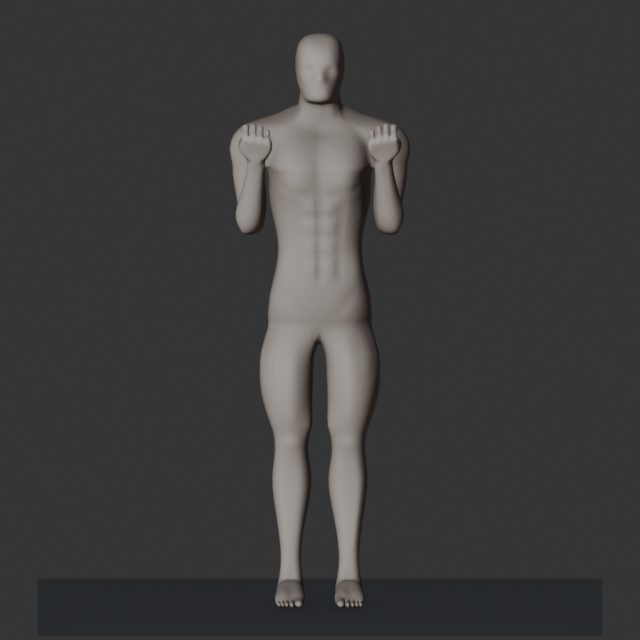
#> input picture ORIGINAL_V1_WORK/candidates/pose_review_r1/pose_curl_peak_front.jpg, 640 x 640 px, given in place of c6ee5aa2-image.png, which was not available
$ python abs_sheet.py out.png
#> lines starting #> are read from the running program, lines starting #| are printed output that depends on the picture; pictures that were not available may be replaced by others from this repository, and a replacement may not be noted
import sys
from PIL import Image, ImageDraw, ImageFont
F=ImageFont.truetype('/usr/share/fonts/truetype/dejavu/DejaVuSans-Bold.ttf',18)
U="/root/.claude/uploads/b0b01a8a-22fb-52cd-85ad-39c74496ecb2/"
W,H=600,700
def refc(path,top,bot,cx,f0,f1,wf):
#> called with top = 18, bot = 918, cx = 313, f0 = 0.55, f1 = 0.83, wf = 0.12
    im=Image.open(path).convert("RGB"); h=bot-top
#> in refc, im is the input picture: PIL image 640x640 RGB; mean R, G, B 60.7, 60.2, 59.9
    return im.crop((int(cx-wf*h),int(bot-f1*h),int(cx+wf*h),int(bot-f0*h))).resize((W,H))
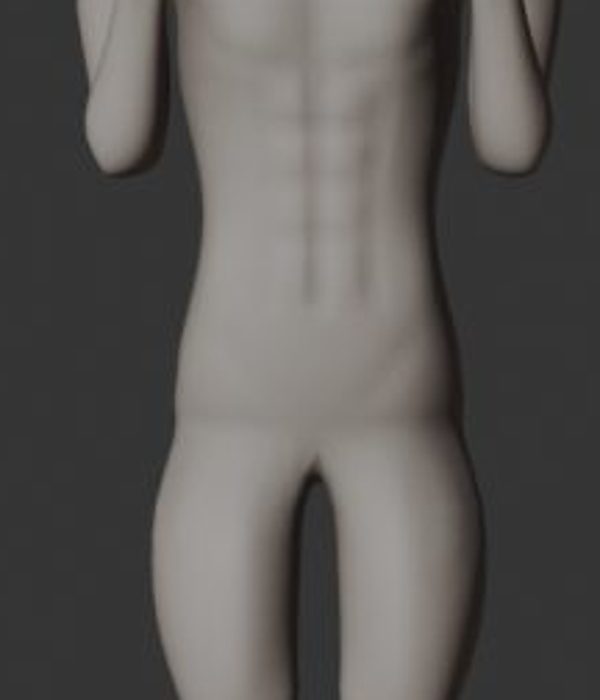
#> returned value: PIL image 600x700 RGB; mean R, G, B 90.6, 87.9, 85.5
def mod(p,f0,f1,wf):
    im=Image.open(p).convert("RGBA"); bg=Image.new("RGBA",im.size,(28,28,30,255)); bg.alpha_composite(im); bb=im.split()[3].getbbox(); h=bb[3]-bb[1]; cx=(bb[0]+bb[2])/2
    return bg.convert("RGB").crop((int(cx-wf*h),int(bb[3]-f1*h),int(cx+wf*h),int(bb[3]-f0*h))).resize((W,H))
out=sys.argv[1]; f0,f1,wf=0.55,0.83,0.12
ims=[(refc(U+"c6ee5aa2-image.png",18,918,313,f0,f1,wf),"Ref 1"),(refc(U+"6c6ff811-image.png",26,1296,436,f0,f1,wf),"Ref 2")]+[(mod(a.split("=")[0],f0,f1,wf),a.split("=")[1]) for a in sys.argv[2:]]
#> call 2 of refc, with top = 26, bot = 1296, cx = 436, f0 = 0.55, f1 = 0.83, wf = 0.12
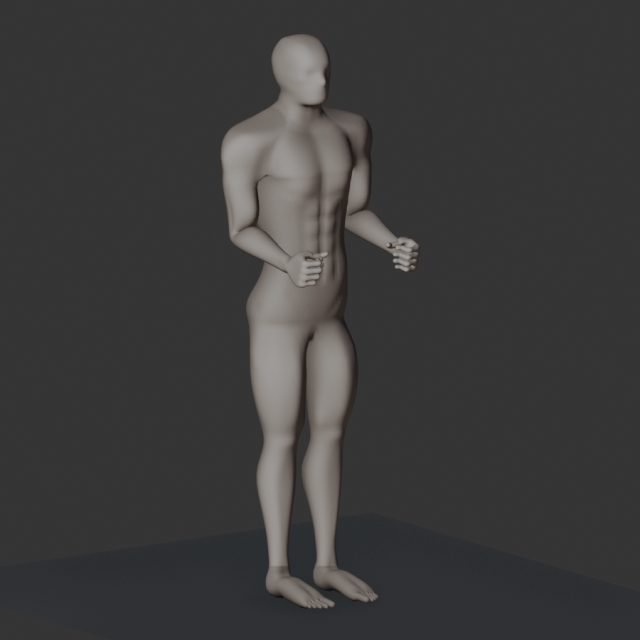
#> input picture ORIGINAL_V1_WORK/candidates/pose_review_r1/pose_grip_three_quarter.jpg, 640 x 640 px, given in place of 6c6ff811-image.png, which was not available
#> in refc, im is the input picture: PIL image 640x640 RGB; mean R, G, B 60.4, 59.8, 59.6
#> in refc (call 2), `return im.crop((int(cx-wf*h),int(bot-f1*h),int(cx+wf*h),int(bot-f0*h))..`:
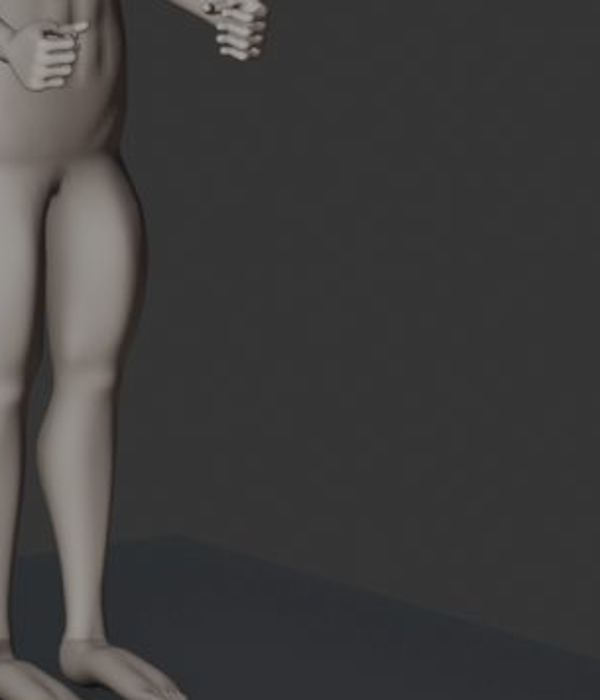
#> returned value: PIL image 600x700 RGB; mean R, G, B 62.8, 61.8, 61.3
#> ims = 2 items
s=Image.new("RGB",(W*len(ims),H)); d=ImageDraw.Draw(s)
#> after `s = Image.new('RGB', (W * len(ims), H))`: s: PIL image 1200x700 RGB; every value is 0
for i,(t,l) in enumerate(ims): s.paste(t,(i*W,0))
#> this loop made 2 passes
#> l on passes 1 to 2: 'Ref 1', 'Ref 2'
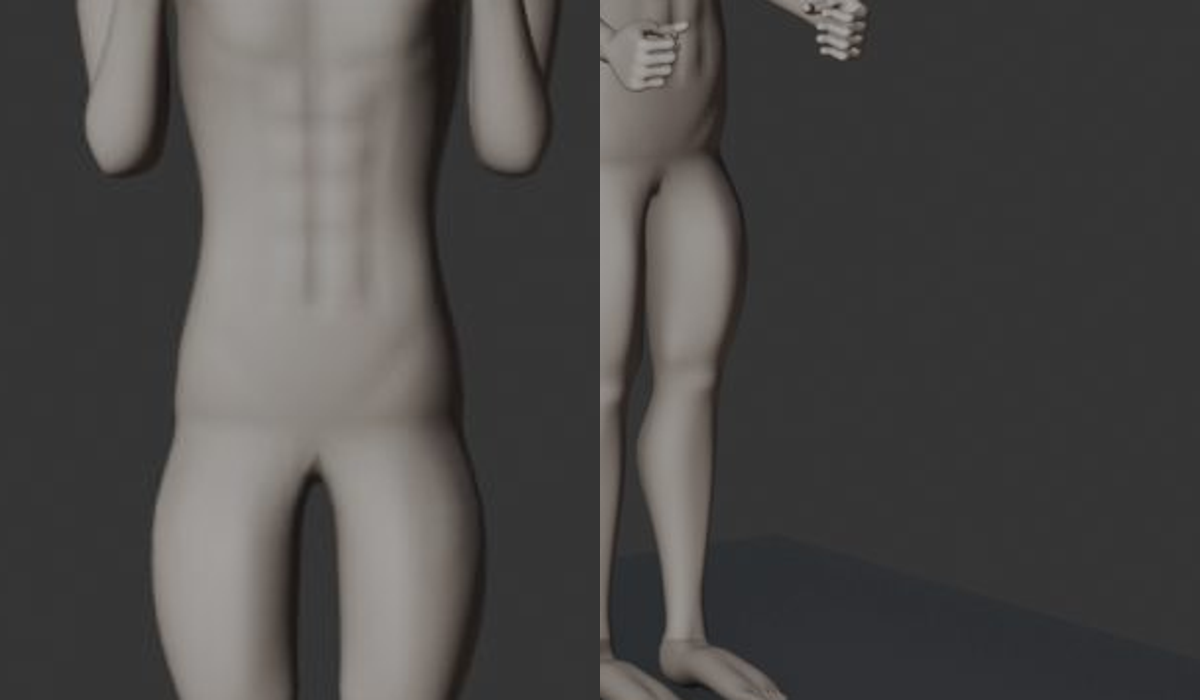
#> s: PIL image 1200x700 RGB; mean R, G, B 76.7, 74.8, 73.4
for k in range(0,29):
    f=f0+k*0.01; y=int(H-(f-f0)/(f1-f0)*H)
    if k%5==0: d.line((0,y,W*len(ims),y),fill=(0,160,220),width=1); d.text((2,y-18),f"{f:.2f}",fill=(0,200,255),font=F)
for i,(t,l) in enumerate(ims): d.text((i*W+230,4),l,fill=(255,255,0),font=F)
s.save(out,quality=90)
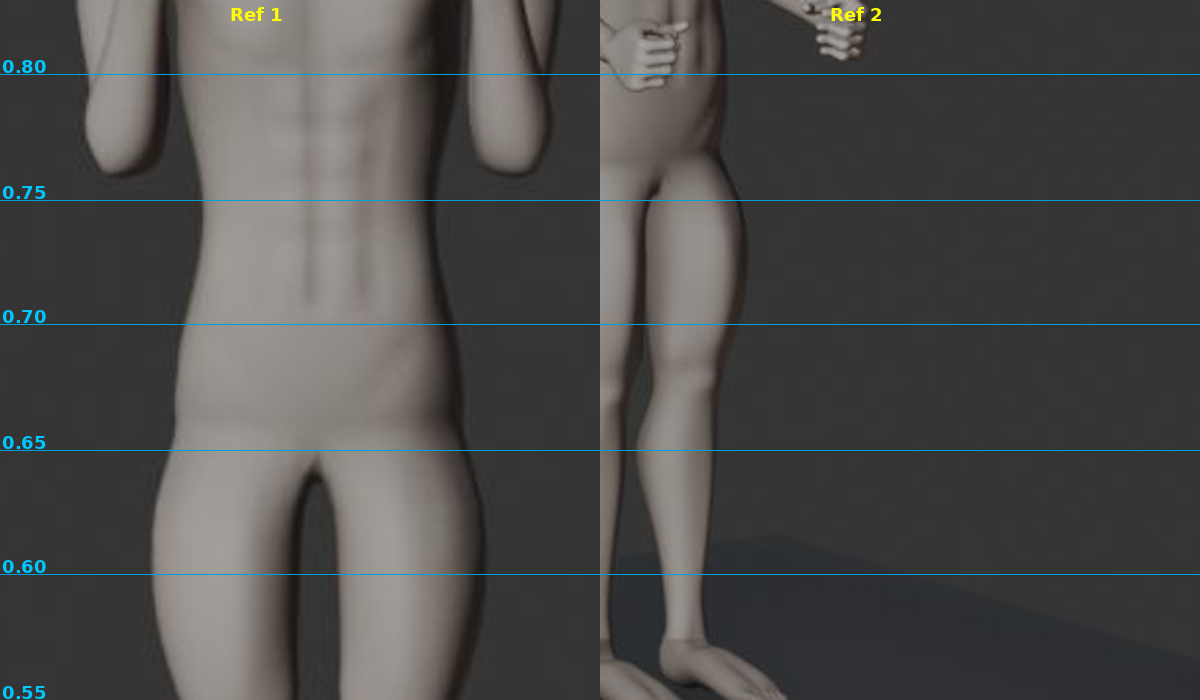
#> saved as out.png: PIL image 1200x700 RGB; mean R, G, B 76.1, 75.8, 74.7
